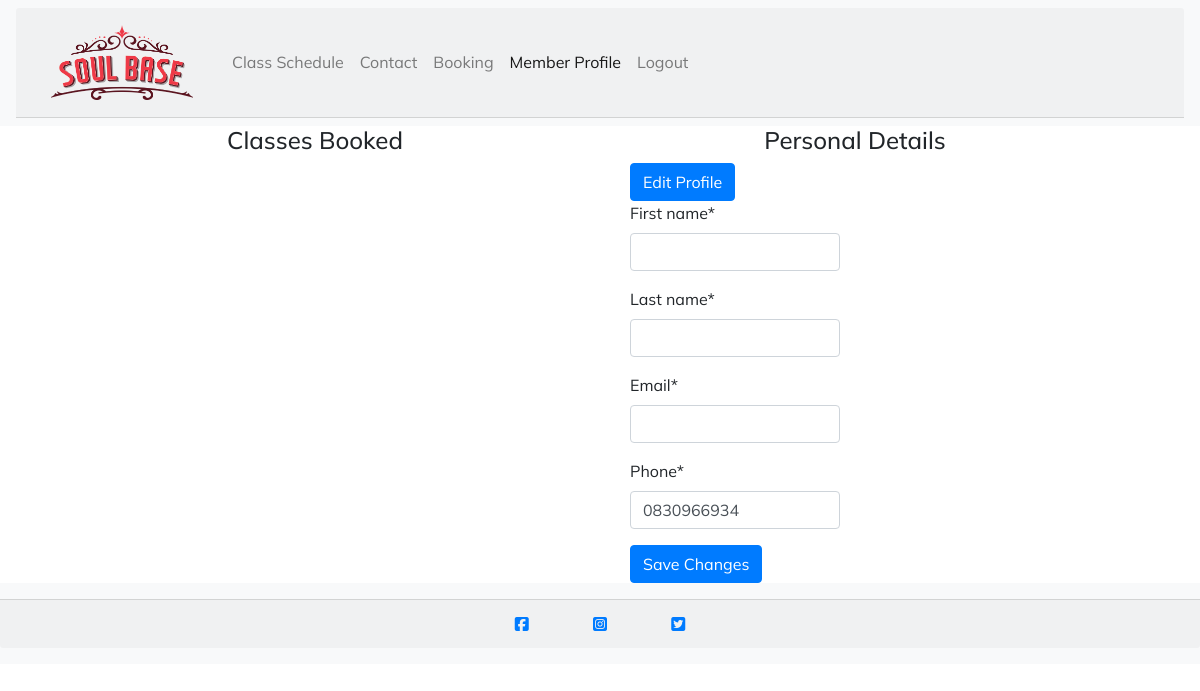
Page /member/ (signed in) on the earlier database version.
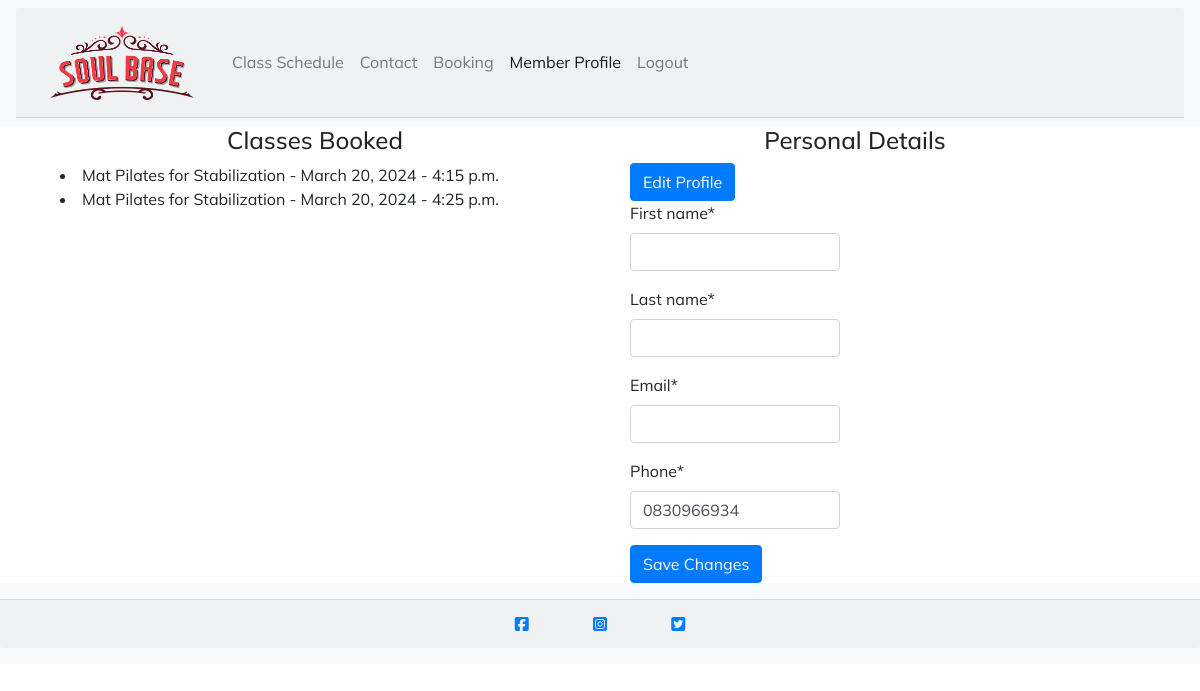
Same page on the later database version.
### class_booking/models.py (models this page shows, shortened)
class Booking(models.Model):
    booking_id = models.AutoField(primary_key=True)
    member = models.ForeignKey(UserProfile, on_delete=models.CASCADE)
    booked_class = models.ForeignKey(ClassDetail, on_delete=models.CASCADE)
    class_date = models.DateField()
    class_time = models.TimeField()

class ClassDetail(models.Model):
    DURATION_CHOICES = [
        ('Mat Pilates for Stabilization', '30 minutes'),
        ('Mat Pilates Flow', '45 minutes'),
        ('Strength and Stretch Movement Class', '60 minutes'),
    ]
    CLASS_CHOICES = [
        ('Mat Pilates for Stabilization', 'Mat Pilates for Stabilization'),
        ('Mat Pilates Flow', 'Mat Pilates Flow'),
        ('Strength and Stretch Movement Class', 'Strength and Stretch Movement Class'),
    ]
    class_id = models.AutoField(primary_key=True)
    class_name = models.CharField(max_length=100, choices=CLASS_CHOICES)
    description = models.TextField()
    price = models.DecimalField(max_digits=8, decimal_places=2)
    duration = models.CharField(max_length=50, choices=DURATION_CHOICES)
    capacity = models.IntegerField(validators=[MinValueValidator(1)])
    def __str__(self):
        return self.class_name

### member/views.py (the view)
# urls.py: path('', views.member_profile, name='member')
def member_profile(request):
    if request.user.is_authenticated:
        user_profile = UserProfile.objects.get(member=request.user)
        booked_classes = Booking.objects.filter(member = user_profile)
        if request.method == 'POST':
            form = UserProfileForm(request.POST, instance=user_profile)
            if form.is_valid():
                form.save()
                return redirect('member')
        else:
            form = UserProfileForm(instance=user_profile)
        context = {
            'booked_classes':booked_classes,
            'user_profile': user_profile,
            'form': form
                    }
        return render(request, "member/member_profile.html",context )
    else:
        return redirect('login')

### member/forms.py (shortened to what this page needs)
class UserProfileForm(forms.ModelForm):
    class Meta:
        model = UserProfile
        fields = ['phone']
    def __init__(self, *args, **kwargs):
        super(UserProfileForm, self).__init__(*args, **kwargs)
        self.fields['first_name'] = forms.CharField(max_length=50, required=True)
        self.fields['last_name'] = forms.CharField(max_length=50, required=True)
        self.fields['email'] = forms.EmailField(max_length=200, required=True)

### member/templates/member/member_profile.html (shortened to what this page needs)
{% extends "base.html" %}
{% load crispy_forms_tags %}
{% block content %}
<div class="container">
    <div class="row col-md-12">
        <div class="col-md-6">
            <h4 class="text-center">Classes Booked</h4>
            {% for booking in booked_classes %}
              <li>{{ booking.booked_class }} - {{ booking.class_date }} - {{ booking.class_time }}</li>
            {% endfor %}
        </div>
        <div class="col-md-6">
            <h4 class="text-center">Personal Details</h4>
            <div class="container">
                <div class="col-md-6">
                    <button type="button" class="btn btn-primary" data-toggle="modal" data-target="#editProfileModal">
                        Edit Profile
                    </button>
                </div>
            </div>
            <div class="container">
                <div class="col-md-6">
                    <form method="post">
                        {{ form.first_name|as_crispy_field }}
                        {{ form.last_name|as_crispy_field }}
                        {{ form.email|as_crispy_field }}
                        {{ form.phone|as_crispy_field }}
                        <button type="submit" class="btn btn-primary">Save Changes</button>
                    </form>
                </div>
            </div>
        </div>
    </div>
</div>
{% endblock %}

Differences in the rows shown:
added Booking: booked_class "Mat Pilates for Stabilization", class_date "March 20, 2024", class_time "4:15 p.m."
added Booking: booked_class "Mat Pilates for Stabilization", class_date "March 20, 2024", class_time "4:25 p.m."
